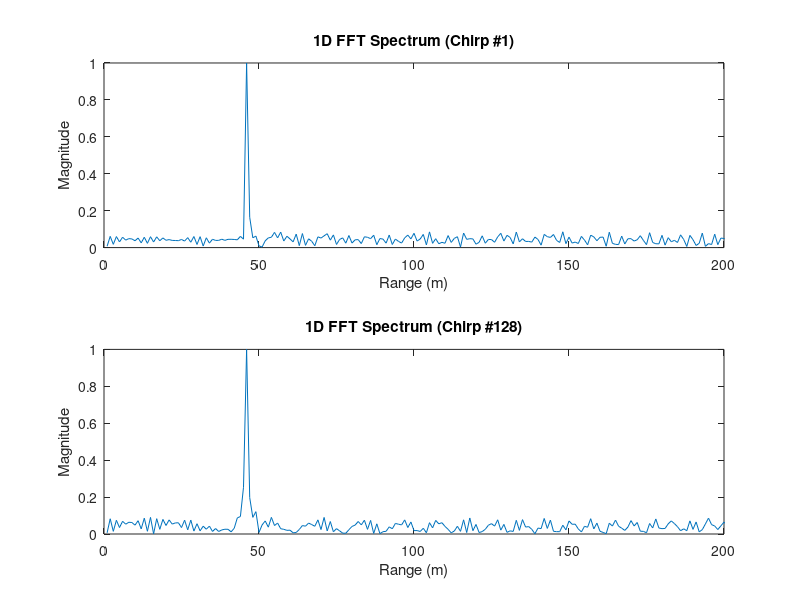
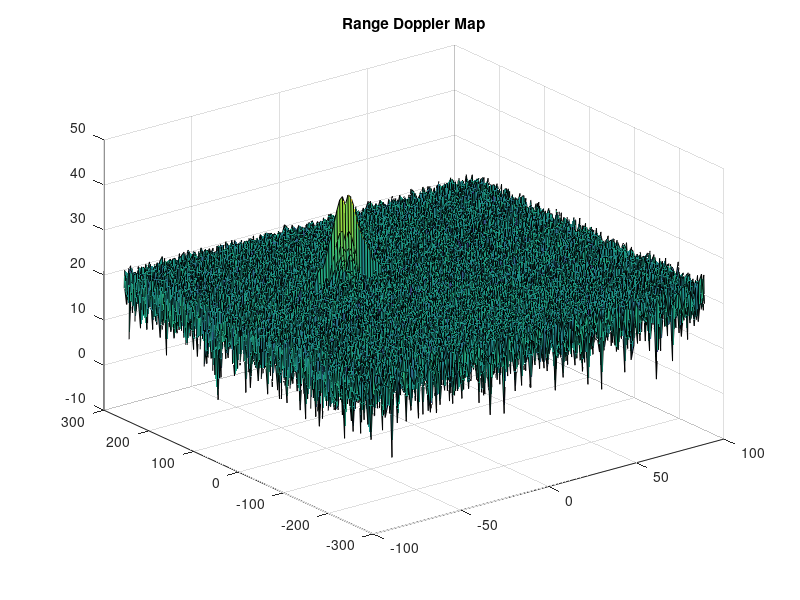

MATLAB code for these plots, in order: (Note: this script raises an error after producing the figures.)
%%%%%%%%%%%%%%%%
%% Quoc H Lam %%
%%%%%%%%%%%%%%%%

clear all;
close all; 
clc;

%% Radar Specifications 
%%%%%%%%%%%%%%%%%%%%%%%%%%%
% Frequency of operation = 77GHz
% Max Range = 200m
% Range Resolution = 1 m
% Max Velocity = 100 m/s
%%%%%%%%%%%%%%%%%%%%%%%%%%%
maxRange = 200;
rangeResolution = 1;
maxVelocity = 100;
%speed of light = 3e8
c = 3e8;

%% User Defined Range and Velocity of target
% *%TODO* :
% define the target's initial position and velocity. Note : Velocity
% remains contant
initVelocity = -30; % initial velocity is 30m/s: (+) outbound, (-) inbound
initRange = 45;    % initial range is 50m away from radar mount

%% FMCW Waveform Generation

% *%TODO* :
%Design the FMCW waveform by giving the specs of each of its parameters.
% Calculate the Bandwidth (B), Chirp Time (Tchirp) and Slope (slope) of the FMCW
% chirp using the requirements above.
Bsweep = c/(2*rangeResolution);     
Tchirp = (5.5*2*maxRange/c);       
slope = Bsweep/Tchirp;                

%Operating carrier frequency of Radar 
fc= 77e9;             %carrier freq
                                                          
%The number of chirps in one sequence. Its ideal to have 2^ value for the ease of running the FFT
%for Doppler Estimation. 
Nd=128;                   % #of doppler cells OR #of sent periods % number of chirps

%The number of samples on each chirp. 
Nr=1024;                  %for length of time OR # of range cells

% Timestamp for running the displacement scenario for every sample on each
% chirp
t=linspace(0,Nd*Tchirp,Nr*Nd); %total time for samples


%Creating the vectors for Tx, Rx and Mix based on the total samples input.
Tx=zeros(1,length(t)); %transmitted signal
Rx=zeros(1,length(t)); %received signal
Mix = zeros(1,length(t)); %beat signal

%Similar vectors for range_covered and time delay.
r_t=zeros(1,length(t));
td=zeros(1,length(t));


%% Signal generation and Moving Target simulation
% Running the radar scenario over the time. 

for i=1:length(t)         

    % *%TODO* :
    %For each time stamp update the Range of the Target for constant velocity. 
    r_t(i) = initRange + initVelocity * t(i);
    td(i) = 2 * r_t(i) / c;

    % *%TODO* :
    %For each time sample we need update the transmitted and
    %received signal. 
    Tx(i) = cos(2 * pi * (fc * t(i) + slope * t(i)^2 * 0.5));
    Rx(i) = cos(2 * pi * (fc * (t(i) - td(i)) + (slope * (t(i) - td(i))^2) * 0.5));
    
    % *%TODO* :
    %Now by mixing the Transmit and Receive generate the beat signal
    %This is done by element wise matrix multiplication of Transmit and
    %Receiver Signal
    Mix(i) = Tx(i) * Rx(i);
    
end

%% RANGE MEASUREMENT


 % *%TODO* :
%reshape the vector into Nr*Nd array. Nr and Nd here would also define the size of
%Range and Doppler FFT respectively.
Mixreshape = reshape(Mix, [Nr, Nd]);

 % *%TODO* :
%run the FFT on the beat signal along the range bins dimension (Nr) and
%normalize.
rangeFFT = fft(Mixreshape, Nr, 1); 
rangeFFTNorm = normalize(rangeFFT, "norm", Inf);

 % *%TODO* :
% Take the absolute value of FFT output
rangeFFTNormAbs = abs(rangeFFTNorm); 

 % *%TODO* :
% Output of FFT is double sided signal, but we are interested in only one side of the spectrum.
% Hence we throw out half of the samples.
rangeFFTNormAbs = rangeFFTNormAbs(1:Nr/2, :);

%plotting the range
figure ('Name','Range from First FFT')
subplot(2,1,1)

 % *%TODO* :
 % plot FFT output 
plot(rangeFFTNormAbs(:,1));
title('1D FFT Spectrum (Chirp #1)');
xlabel('Range (m)');
ylabel('Magnitude');
axis ([0 200 0 1]);

subplot(2,1,2); 
plot(rangeFFTNormAbs(:,128));
title('1D FFT Spectrum (Chirp #128)');
xlabel('Range (m)');
ylabel('Magnitude');
axis ([0 200 0 1]);

%% RANGE DOPPLER RESPONSE
% The 2D FFT implementation is already provided here. This will run a 2DFFT
% on the mixed signal (beat signal) output and generate a range doppler
% map.You will implement CFAR on the generated RDM


% Range Doppler Map Generation.

% The output of the 2D FFT is an image that has reponse in the range and
% doppler FFT bins. So, it is important to convert the axis from bin sizes
% to range and doppler based on their Max values.

Mix=reshape(Mix,[Nr,Nd]);

% 2D FFT using the FFT size for both dimensions.
sig_fft2 = fft2(Mix,Nr,Nd);

% Taking just one side of signal from Range dimension.
sig_fft2 = sig_fft2(1:Nr/2,1:Nd);
sig_fft2 = fftshift (sig_fft2);
RDM = abs(sig_fft2);
RDM = 10*log10(RDM);

%use the surf function to plot the output of 2DFFT and to show axis in both
%dimensions
doppler_axis = linspace(-100,100,Nd);
range_axis = linspace(-200,200,Nr/2)*((Nr/2)/400);
figure,surf(doppler_axis,range_axis,RDM);
title('Range Doppler Map');
%% CFAR implementation

%Slide Window through the complete Range Doppler Map

% *%TODO* :
%Select the number of Training Cells in both the dimensions.
Tr = 8;
Td = 8;

% *%TODO* :
%Select the number of Guard Cells in both dimensions around the Cell under 
%test (CUT) for accurate estimation
Gr = 4; 
Gd = 4; 

% *%TODO* :
% offset the threshold by SNR value in dB
offset = 5; 

% *%TODO* :
%Create a vector to store noise_level for each iteration on training cells
noiseLevel = zeros(1,1);


% *%TODO* :
%design a loop such that it slides the CUT across range doppler map by
%giving margins at the edges for Training and Guard Cells.
%For every iteration sum the signal level within all the training
%cells. To sum convert the value from logarithmic to linear using db2pow
%function. Average the summed values for all of the training
%cells used. After averaging convert it back to logarithimic using pow2db.
%Further add the offset to it to determine the threshold. Next, compare the
%signal under CUT with this threshold. If the CUT level > threshold assign
%it a value of 1, else equate it to 0.
    noiseAndOffset = zeros(size(RDM));
    trainingCells = (2*Tr+2*Gr+1)*(2*Td+2*Gd+1) - (2*Gr+1)*(2*Gd+1);
    % Use RDM[x,y] as the matrix from the output of 2D FFT for implementing
    % CFAR
    for i = (Tr + Gr) + 1 : Nr/2 - (Tr + Gr)
        for j = (Td + Gd) + 1 : Nd - (Td + Gd)
            trainingArea = RDM(i-Gr-Tr : i+Gr+Tr, j-Gd-Td : j+Gd+Td);
            sumTrainingArea = sum(trainingArea, "all");
            guardingArea = RDM(i-Gr : i+Gr, j-Gd : j+Gd); 
            sumGuardingArea = sum(guardingArea, "all");
            sumNoiseLevel = sumTrainingArea - sumGuardingArea; 
            noiseLevel = sumNoiseLevel/trainingCells; 
            noiseAndOffset(i,j) = noiseLevel + offset;
        end
    end

% *%TODO* :
% The process above will generate a thresholded block, which is smaller 
%than the Range Doppler Map as the CUT cannot be located at the edges of
%matrix. Hence,few cells will not be thresholded. To keep the map size same
% set those values to 0. 
    CFAROutput = zeros(size(RDM));
    for i = (Tr + Gr) + 1 : Nr/2 - (Tr + Gr)
        for j = (Td + Gd) + 1 : Nd - (Td + Gd)
            if (RDM(i,j) > noiseAndOffset(i,j))
                CFAROutput(i,j) = 1;
            end
        end
    end
% *%TODO* :
%display the CFAR output using the Surf function like we did for Range
%Doppler Response output.
figure,surf(doppler_axis,range_axis,CFAROutput);
colorbar;


 
 